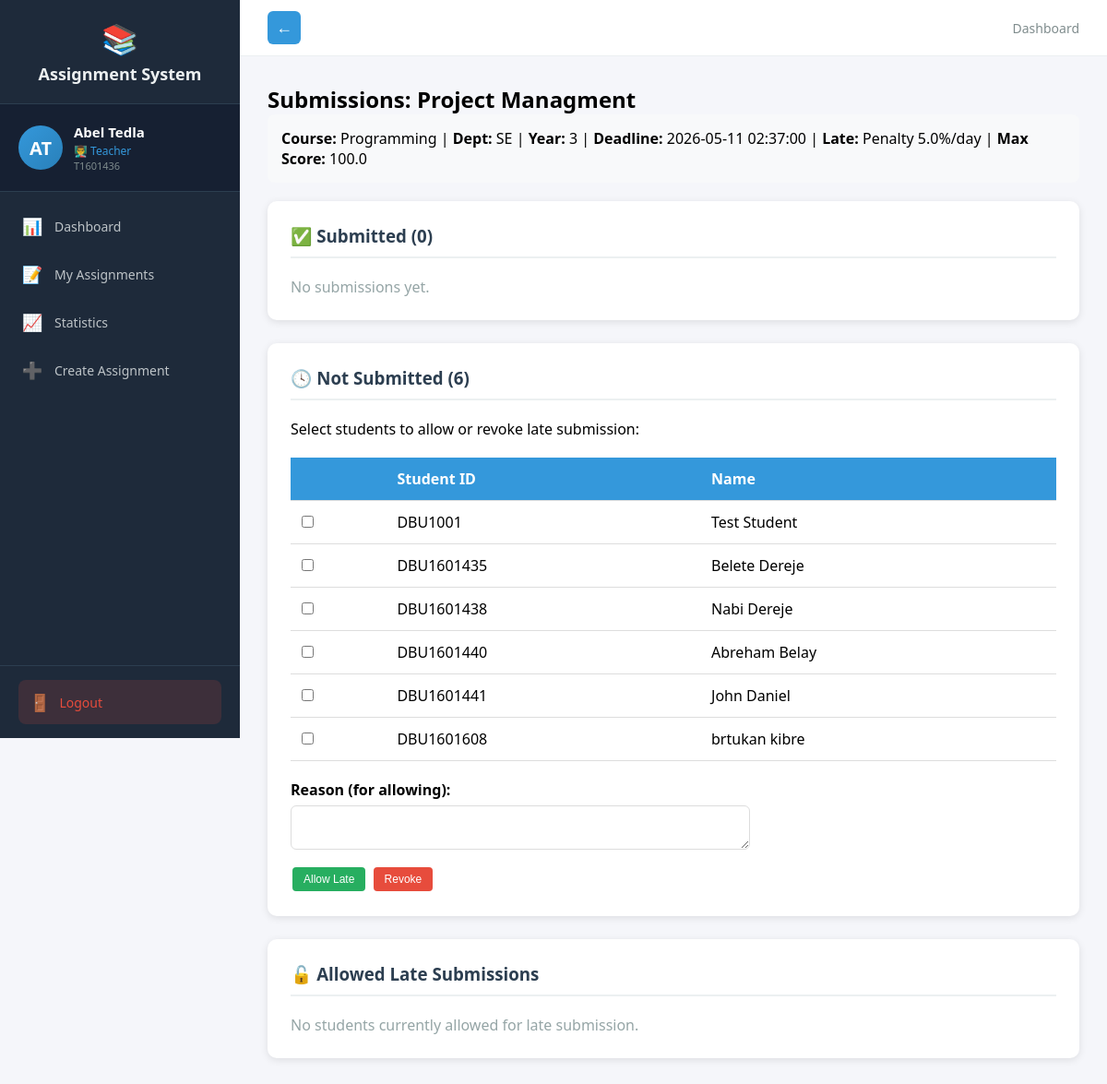
The app's page /teacher/submissions/3 (signed in), older data.
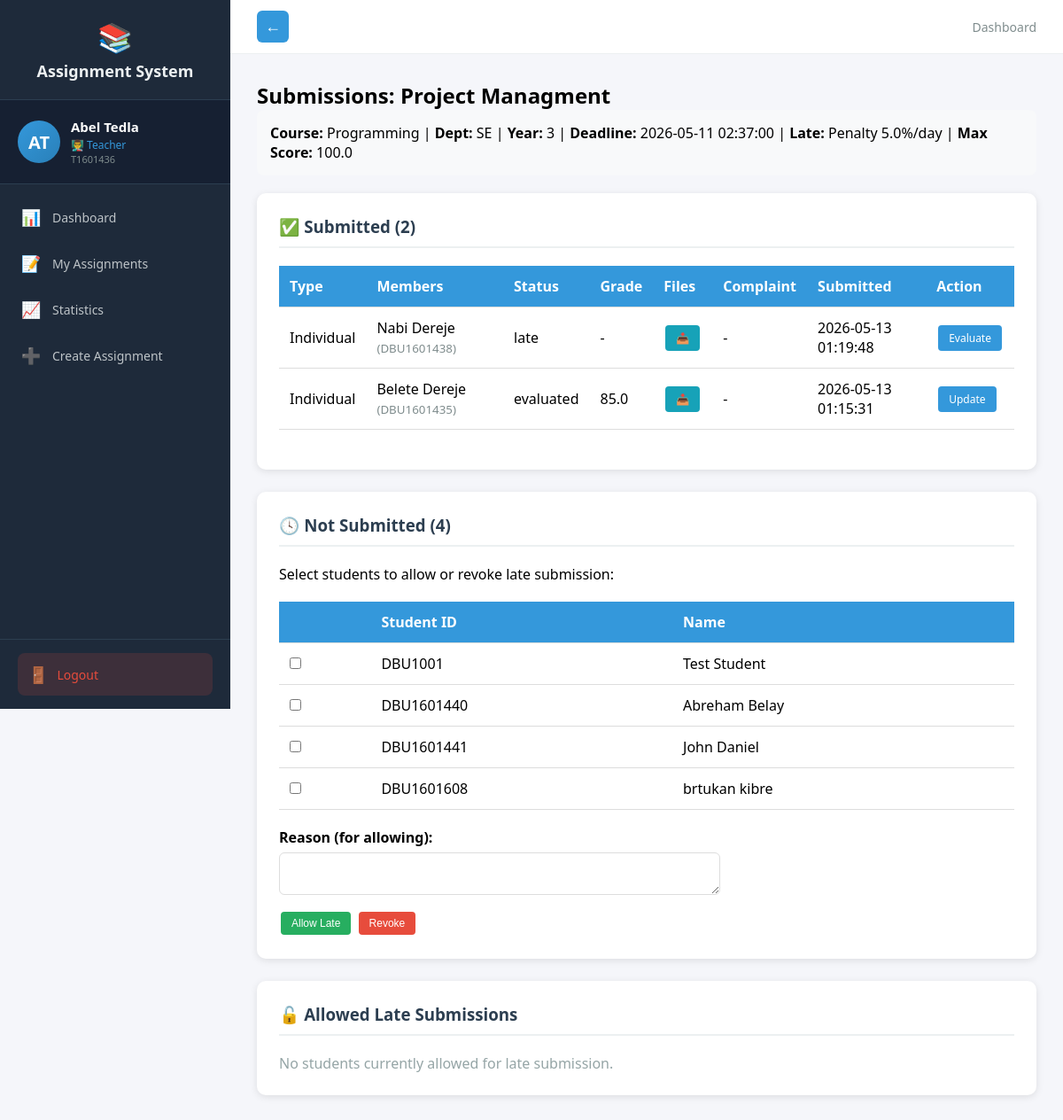
The same page, newer data.
### tables this page shows
CREATE TABLE students (
            id INTEGER PRIMARY KEY AUTOINCREMENT,
            user_id INTEGER UNIQUE REFERENCES users(id),
            department TEXT NOT NULL,
            year INTEGER NOT NULL
        );

CREATE TABLE users (
            id INTEGER PRIMARY KEY AUTOINCREMENT,
            user_id TEXT UNIQUE NOT NULL,
            first_name TEXT NOT NULL,
            last_name TEXT NOT NULL,
            email TEXT UNIQUE NOT NULL,
            password_hash TEXT NOT NULL,
            role TEXT NOT NULL,
            is_approved INTEGER DEFAULT 0,
            created_at TIMESTAMP DEFAULT CURRENT_TIMESTAMP
        );

CREATE TABLE submissions (
            id INTEGER PRIMARY KEY AUTOINCREMENT,
            assignment_id INTEGER REFERENCES assignments(id),
            student_id INTEGER REFERENCES students(id),
            files TEXT,
            student_comment TEXT,
            submitted_at TIMESTAMP DEFAULT CURRENT_TIMESTAMP,
            updated_at TIMESTAMP,
            grade REAL,
            feedback TEXT,
            evaluated_at TIMESTAMP,
            status TEXT DEFAULT 'submitted',
            complaint TEXT,
            complaint_status TEXT
        , group_id INTEGER);

### routes_teacher.py (the view)
@teacher_bp.route('/submissions/<int:assignment_id>')
@login_required
def view_submissions(assignment_id):
    if current_user.role != 'teacher':
        return redirect(url_for('auth.login'))
    conn = get_db()
    cur = conn.cursor()
    cur.execute("""
        SELECT a.id as id, a.title as title, a.course_name as course_name, a.department as department, a.year as year,
               a.deadline as deadline, a.late_submission as late_submission, a.penalty_per_day as penalty_per_day, a.max_score as max_score
        FROM assignments a WHERE a.id = ?
    """, (assignment_id,))
    assignment = cur.fetchone()
    if not assignment:
        flash('Assignment not found!', 'danger')
        return redirect(url_for('teacher.dashboard'))
    cur.execute("""
        SELECT s.id, s.student_id, u.first_name, u.last_name, u.user_id,
               s.status, s.grade, s.feedback, s.submitted_at, s.files, s.student_comment, s.complaint, s.complaint_status, s.group_id
        FROM submissions s
        JOIN students st ON s.student_id = st.id
        JOIN users u ON st.user_id = u.id
        WHERE s.assignment_id = ?
        ORDER BY s.submitted_at DESC
    """, (assignment_id,))
    raw_submissions = cur.fetchall()
    grouped_submissions = []
    group_map = {}
    for submission in raw_submissions:
        group_id = submission['group_id']
        if group_id:
            if group_id not in group_map:
                group_map[group_id] = {
                    'submission_id': submission['id'],
                    'group_id': group_id,
                    'is_group': True,
                    'status': submission['status'],
                    'grade': submission['grade'],
                    'feedback': submission['feedback'],
                    'submitted_at': submission['submitted_at'],
                    'files': submission['files'],
                    'student_comment': submission['student_comment'],
                    'complaint': submission['complaint'],
                    'complaint_status': submission['complaint_status'],
                    'members': []
                }
                grouped_submissions.append(group_map[group_id])
            group_map[group_id]['members'].append({
                'student_id': submission['student_id'],
                'first_name': submission['first_name'],
                'last_name': submission['last_name'],
                'user_id': submission['user_id']
            })
        else:
            grouped_submissions.append({
                'submission_id': submission['id'],
                'group_id': None,
                'is_group': False,
                'status': submission['status'],
                'grade': submission['grade'],
                'feedback': submission['feedback'],
                'submitted_at': submission['submitted_at'],
                'files': submission['files'],
                'student_comment': submission['student_comment'],
                'complaint': submission['complaint'],
                'complaint_status': submission['complaint_status'],
                'members': [{
                    'student_id': submission['student_id'],
                    'first_name': submission['first_name'],
                    'last_name': submission['last_name'],
                    'user_id': submission['user_id']
                }]
            })
    cur.execute("""
        SELECT st.id, u.first_name, u.last_name, u.user_id
        FROM students st
        JOIN users u ON st.user_id = u.id
        WHERE st.department = ? AND st.year = ?
        AND st.id NOT IN (SELECT student_id FROM submissions WHERE assignment_id = ?)
    """, (assignment['department'], assignment['year'], assignment_id))
    not_submitted = cur.fetchall()
    cur.execute("""
        SELECT als.student_id, als.reason, u.first_name, u.last_name
        FROM allowed_late_submissions als
        JOIN students st ON als.student_id = st.id
        JOIN users u ON st.user_id = u.id
        WHERE als.assignment_id = ?
    """, (assignment_id,))
    allowed_late = cur.fetchall()
    allowed_late_dict = {a[0]: a for a in allowed_late}
    conn.close()
    return render_template('teacher/submissions.html',
                         assignment=assignment, submissions=grouped_submissions,
                         not_submitted=not_submitted, allowed_late_dict=allowed_late_dict)

### auth.py (called while the page is built)
def get_db():
    conn = sqlite3.connect('assignments.db')
    conn.row_factory = sqlite3.Row
    return conn

@login_manager.user_loader
def load_user(user_id):
    conn = get_db()
    cur = conn.cursor()
    cur.execute("SELECT id, user_id, first_name, last_name, email, role, is_approved FROM users WHERE id = ?", (user_id,))
    user = cur.fetchone()
    cur.close()
    conn.close()
    if user:
        from flask_login import UserMixin
        class User(UserMixin):
            pass
        u = User()
        u.id = user['id']
        u.user_id = user['user_id']
        u.first_name = user['first_name']
        u.last_name = user['last_name']
        u.email = user['email']
        u.role = user['role']
        u.is_approved = user['is_approved']
        return u
    return None

### routes_teacher.py (called while the page is built)
def get_db():
    conn = sqlite3.connect('assignments.db')
    conn.row_factory = sqlite3.Row
    return conn

### templates/teacher/submissions.html (shortened to what this page needs)
{% extends "teacher_base.html" %}
{% block content %}
<h2>Submissions: {{ assignment[1] }}</h2>
<div class="info-bar">
    <strong>Course:</strong> {{ assignment['course_name'] }} |
    <strong>Dept:</strong> {{ assignment['department'] }} |
    <strong>Year:</strong> {{ assignment['year'] }} |
    <strong>Deadline:</strong> {{ assignment['deadline'] }} |
    <strong>Late:</strong> {% if assignment['late_submission'] %}Penalty {{ assignment['penalty_per_day'] }}%/day{% else %}Not Allowed{% endif %} |
    <strong>Max Score:</strong> {{ assignment['max_score'] if assignment['max_score'] is not none else 100 }}
</div>
<div class="content-section">
    <h3>✅ Submitted ({{ submissions|length }})</h3>
    {% if submissions %}
    <table>
        <tr><th>Type</th><th>Members</th><th>Status</th><th>Grade</th><th>Files</th><th>Complaint</th><th>Submitted</th><th>Action</th></tr>
        {% for s in submissions %}
        <tr>
            <td>{% if s.is_group %}Group{% else %}Individual{% endif %}</td>
            <td>
                {% for member in s.members %}
                    <div>{{ member.first_name }} {{ member.last_name }} <small style="color:#7f8c8d;">({{ member.user_id }})</small></div>
                {% endfor %}
            </td>
            <td>{{ s.status }}</td>
            <td>{{ s.grade if s.grade else '-' }}</td>
            <td>
                {% if s.files %}
                    {% for file in s.files.split(',') %}
                        <a href="/teacher/download/{{ file.strip() }}" class="btn btn-info">📥</a>
                    {% endfor %}
                {% else %}-{% endif %}
            </td>
            <td>
                {% if s.complaint %}
                    <span class="complaint-badge" title="{{ s.complaint }}">📢</span>
                {% else %}-{% endif %}
            </td>
            <td>{{ s.submitted_at if s.submitted_at else '' }}</td>
            <td>
                <a href="/teacher/evaluate/{{ s.submission_id }}" class="btn btn-primary">
                    {% if s.status == 'evaluated' %}Update{% else %}Evaluate{% endif %}
                </a>
            </td>
        </tr>
        {% endfor %}
    </table>
    {% else %}<p style="color:#95a5a6;">No submissions yet.</p>{% endif %}
</div>
<div class="content-section">
    <h3>🕓 Not Submitted ({{ not_submitted|length }})</h3>
    {% if not_submitted %}
    <form method="POST" action="/teacher/manage-late/{{ assignment['id'] }}">
        <p>Select students to allow or revoke late submission:</p>
        <table>
            <tr><th></th><th>Student ID</th><th>Name</th></tr>
            {% for ns in not_submitted %}
            <tr>
                <td><input type="checkbox" name="student_ids" value="{{ ns[0] }}"></td>
                <td>{{ ns[3] }}</td>
                <td>{{ ns[1] }} {{ ns[2] }}</td>
            </tr>
            {% endfor %}
        </table>
        <div style="margin-top:12px;">
            <label style="display:block;font-weight:600;margin-bottom:6px;">Reason (for allowing):</label>
            <textarea name="reason" rows="2" style="width:60%;padding:8px;border:1px solid #ddd;border-radius:6px;"></textarea>
        </div>
        <div style="margin-top:12px;">
            <button type="submit" name="action" value="allow" class="btn btn-success">Allow Late</button>
            <button type="submit" name="action" value="revoke" class="btn btn-danger">Revoke</button>
        </div>
    </form>
    {% else %}
    <p style="color:#95a5a6;">No students pending submission.</p>
    {% endif %}
</div>
<div class="content-section">
    <h3>🔓 Allowed Late Submissions</h3>
    {% if allowed_late_dict %}
    <table>
        <tr><th>Student ID</th><th>Name</th><th>Reason</th></tr>
        {% for sid, a in allowed_late_dict.items() %}
        <tr>
            <td>{{ a[2] }}</td>
            <td>{{ a[3] }}</td>
            <td>{{ a[1] }}</td>
        </tr>
        {% endfor %}
    </table>
    {% else %}
    <p style="color:#95a5a6;">No students currently allowed for late submission.</p>
    {% endif %}
</div>
{% endblock %}

Row changes from the older to the newer data that the page shows:
no longer on this page (row unchanged): students: user_id "DBU1601435", first_name "Belete", last_name "Dereje"
no longer on this page (row unchanged): students: user_id "DBU1601438", first_name "Nabi", last_name "Dereje"
added submissions: first_name "Nabi", last_name "Dereje", user_id "DBU1601438", status "late", grade "-", submitted_at "2026-05-13 01:19:48", shows "Evaluate"
added submissions: first_name "Belete", last_name "Dereje", user_id "DBU1601435", status "evaluated", grade "85.0", submitted_at "2026-05-13 01:15:31", shows "Update"
Text that changed along with them:
{{ submissions|length }}: "0" → "2"
{{ not_submitted|length }}: "6" → "4"
text no longer shown: "No submissions yet."
text now shown: "Type Members Status Grade Files Complaint Submitted Action"
